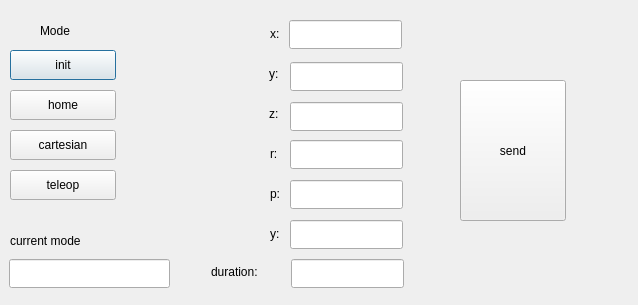
<?xml version="1.0" encoding="UTF-8"?>
<ui version="4.0">
 <class>Dialog</class>
 <widget class="QDialog" name="Dialog">
  <property name="geometry">
   <rect>
    <x>0</x>
    <y>0</y>
    <width>638</width>
    <height>305</height>
   </rect>
  </property>
  <property name="windowTitle">
   <string>Dialog</string>
  </property>
  <widget class="QPushButton" name="pushButton">
   <property name="geometry">
    <rect>
     <x>10</x>
     <y>50</y>
     <width>106</width>
     <height>30</height>
    </rect>
   </property>
   <property name="text">
    <string>init</string>
   </property>
  </widget>
  <widget class="QPushButton" name="pushButton_2">
   <property name="geometry">
    <rect>
     <x>10</x>
     <y>90</y>
     <width>106</width>
     <height>30</height>
    </rect>
   </property>
   <property name="text">
    <string>home</string>
   </property>
  </widget>
  <widget class="QPushButton" name="pushButton_3">
   <property name="geometry">
    <rect>
     <x>10</x>
     <y>130</y>
     <width>106</width>
     <height>30</height>
    </rect>
   </property>
   <property name="text">
    <string>cartesian</string>
   </property>
  </widget>
  <widget class="QPushButton" name="pushButton_4">
   <property name="geometry">
    <rect>
     <x>10</x>
     <y>170</y>
     <width>106</width>
     <height>30</height>
    </rect>
   </property>
   <property name="text">
    <string>teleop</string>
   </property>
  </widget>
  <widget class="QLabel" name="label">
   <property name="geometry">
    <rect>
     <x>40</x>
     <y>20</y>
     <width>80</width>
     <height>21</height>
    </rect>
   </property>
   <property name="text">
    <string>Mode</string>
   </property>
  </widget>
  <widget class="QLineEdit" name="lineEdit">
   <property name="geometry">
    <rect>
     <x>9</x>
     <y>259</y>
     <width>161</width>
     <height>29</height>
    </rect>
   </property>
  </widget>
  <widget class="QLabel" name="label_2">
   <property name="geometry">
    <rect>
     <x>270</x>
     <y>18</y>
     <width>80</width>
     <height>31</height>
    </rect>
   </property>
   <property name="text">
    <string>x:</string>
   </property>
  </widget>
  <widget class="QLabel" name="label_3">
   <property name="geometry">
    <rect>
     <x>269</x>
     <y>58</y>
     <width>80</width>
     <height>31</height>
    </rect>
   </property>
   <property name="text">
    <string>y:</string>
   </property>
  </widget>
  <widget class="QLineEdit" name="lineEdit_1">
   <property name="geometry">
    <rect>
     <x>289</x>
     <y>20</y>
     <width>113</width>
     <height>29</height>
    </rect>
   </property>
  </widget>
  <widget class="QLineEdit" name="lineEdit_2">
   <property name="geometry">
    <rect>
     <x>290</x>
     <y>62</y>
     <width>113</width>
     <height>29</height>
    </rect>
   </property>
  </widget>
  <widget class="QLabel" name="label_4">
   <property name="geometry">
    <rect>
     <x>269</x>
     <y>98</y>
     <width>80</width>
     <height>31</height>
    </rect>
   </property>
   <property name="text">
    <string>z:</string>
   </property>
  </widget>
  <widget class="QLabel" name="label_5">
   <property name="geometry">
    <rect>
     <x>270</x>
     <y>138</y>
     <width>80</width>
     <height>31</height>
    </rect>
   </property>
   <property name="text">
    <string>r:</string>
   </property>
  </widget>
  <widget class="QLineEdit" name="lineEdit_3">
   <property name="geometry">
    <rect>
     <x>290</x>
     <y>102</y>
     <width>113</width>
     <height>29</height>
    </rect>
   </property>
  </widget>
  <widget class="QLineEdit" name="lineEdit_4">
   <property name="geometry">
    <rect>
     <x>290</x>
     <y>140</y>
     <width>113</width>
     <height>29</height>
    </rect>
   </property>
  </widget>
  <widget class="QLineEdit" name="lineEdit_5">
   <property name="geometry">
    <rect>
     <x>290</x>
     <y>180</y>
     <width>113</width>
     <height>29</height>
    </rect>
   </property>
  </widget>
  <widget class="QLabel" name="label_6">
   <property name="geometry">
    <rect>
     <x>270</x>
     <y>218</y>
     <width>80</width>
     <height>31</height>
    </rect>
   </property>
   <property name="text">
    <string>y:</string>
   </property>
  </widget>
  <widget class="QLabel" name="label_7">
   <property name="geometry">
    <rect>
     <x>270</x>
     <y>178</y>
     <width>80</width>
     <height>31</height>
    </rect>
   </property>
   <property name="text">
    <string>p:</string>
   </property>
  </widget>
  <widget class="QLabel" name="label_8">
   <property name="geometry">
    <rect>
     <x>211</x>
     <y>256</y>
     <width>80</width>
     <height>31</height>
    </rect>
   </property>
   <property name="text">
    <string>duration:</string>
   </property>
  </widget>
  <widget class="QLineEdit" name="lineEdit_6">
   <property name="geometry">
    <rect>
     <x>290</x>
     <y>220</y>
     <width>113</width>
     <height>29</height>
    </rect>
   </property>
  </widget>
  <widget class="QLabel" name="label_9">
   <property name="geometry">
    <rect>
     <x>10</x>
     <y>230</y>
     <width>121</width>
     <height>21</height>
    </rect>
   </property>
   <property name="text">
    <string>current mode</string>
   </property>
  </widget>
  <widget class="QLineEdit" name="lineEdit_7">
   <property name="geometry">
    <rect>
     <x>291</x>
     <y>259</y>
     <width>113</width>
     <height>29</height>
    </rect>
   </property>
  </widget>
  <widget class="QPushButton" name="pushButton_5">
   <property name="geometry">
    <rect>
     <x>460</x>
     <y>80</y>
     <width>106</width>
     <height>141</height>
    </rect>
   </property>
   <property name="text">
    <string>send</string>
   </property>
  </widget>
 </widget>
 <resources/>
 <connections/>
</ui>
